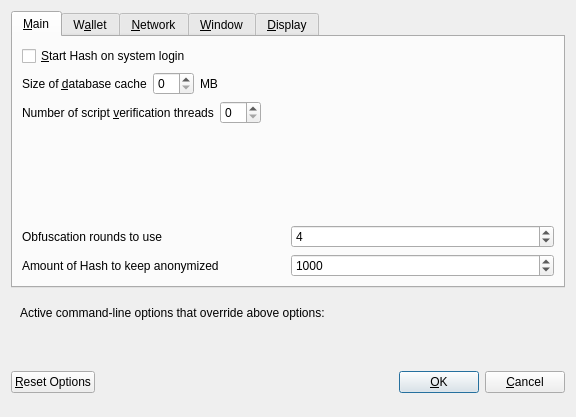
<?xml version="1.0" encoding="UTF-8"?>
<ui version="4.0">
 <class>OptionsDialog</class>
 <widget class="QDialog" name="OptionsDialog">
  <property name="geometry">
   <rect>
    <x>0</x>
    <y>0</y>
    <width>576</width>
    <height>417</height>
   </rect>
  </property>
  <property name="windowTitle">
   <string>Options</string>
  </property>
  <property name="modal">
   <bool>true</bool>
  </property>
  <layout class="QVBoxLayout" name="verticalLayout">
   <item>
    <widget class="QTabWidget" name="tabWidget">
     <property name="currentIndex">
      <number>0</number>
     </property>
     <widget class="QWidget" name="tabMain">
      <attribute name="title">
       <string>&amp;Main</string>
      </attribute>
      <layout class="QVBoxLayout" name="verticalLayout_Main">
       <item>
        <widget class="QCheckBox" name="bitcoinAtStartup">
         <property name="toolTip">
          <string>Automatically start Hash after logging in to the system.</string>
         </property>
         <property name="text">
          <string>&amp;Start Hash on system login</string>
         </property>
        </widget>
       </item>
       <item>
        <layout class="QHBoxLayout" name="horizontalLayout_2_Main">
         <item>
          <widget class="QLabel" name="databaseCacheLabel">
           <property name="text">
            <string>Size of &amp;database cache</string>
           </property>
           <property name="textFormat">
            <enum>Qt::PlainText</enum>
           </property>
           <property name="buddy">
            <cstring>databaseCache</cstring>
           </property>
          </widget>
         </item>
         <item>
          <widget class="QSpinBox" name="databaseCache"/>
         </item>
         <item>
          <widget class="QLabel" name="databaseCacheUnitLabel">
           <property name="text">
            <string>MB</string>
           </property>
           <property name="textFormat">
            <enum>Qt::PlainText</enum>
           </property>
          </widget>
         </item>
         <item>
          <spacer name="horizontalSpacer_2_Main">
           <property name="orientation">
            <enum>Qt::Horizontal</enum>
           </property>
           <property name="sizeHint" stdset="0">
            <size>
             <width>40</width>
             <height>20</height>
            </size>
           </property>
          </spacer>
         </item>
        </layout>
       </item>
       <item>
        <layout class="QHBoxLayout" name="horizontalLayout_3_Main">
         <item>
          <widget class="QLabel" name="threadsScriptVerifLabel">
           <property name="text">
            <string>Number of script &amp;verification threads</string>
           </property>
           <property name="textFormat">
            <enum>Qt::PlainText</enum>
           </property>
           <property name="buddy">
            <cstring>threadsScriptVerif</cstring>
           </property>
          </widget>
         </item>
         <item>
          <widget class="QSpinBox" name="threadsScriptVerif">
           <property name="toolTip">
            <string>(0 = auto, &lt;0 = leave that many cores free)</string>
           </property>
          </widget>
         </item>
         <item>
          <spacer name="horizontalSpacer_3_Main">
           <property name="orientation">
            <enum>Qt::Horizontal</enum>
           </property>
           <property name="sizeHint" stdset="0">
            <size>
             <width>40</width>
             <height>20</height>
            </size>
           </property>
          </spacer>
         </item>
        </layout>
       </item>
       <item>
        <spacer name="verticalSpacer_Main">
         <property name="orientation">
          <enum>Qt::Vertical</enum>
         </property>
         <property name="sizeHint" stdset="0">
          <size>
           <width>20</width>
           <height>40</height>
          </size>
         </property>
        </spacer>
       </item>
       <item>
        <layout class="QHBoxLayout" name="horizontalLayout_4_Main">
         <item>
          <widget class="QLabel" name="label">
           <property name="toolTip">
            <string>This setting determines the amount of individual masternodes that an input will be anonymized through.&lt;br/&gt;More rounds of anonymization gives a higher degree of privacy, but also costs more in fees.</string>
           </property>
           <property name="text">
            <string>Obfuscation rounds to use</string>
           </property>
          </widget>
         </item>
         <item>
          <widget class="QSpinBox" name="obfuscationRounds">
           <property name="minimum">
            <number>2</number>
           </property>
           <property name="maximum">
            <number>8</number>
           </property>
           <property name="value">
            <number>4</number>
           </property>
          </widget>
         </item>
        </layout>
       </item>
       <item>
        <layout class="QHBoxLayout" name="horizontalLayout">
         <item>
          <widget class="QLabel" name="label_2">
           <property name="toolTip">
            <string>This amount acts as a threshold to turn off Obfuscation once it's reached.</string>
           </property>
           <property name="statusTip">
            <string notr="true"/>
           </property>
           <property name="whatsThis">
            <string notr="true"/>
           </property>
           <property name="accessibleName">
            <string notr="true"/>
           </property>
           <property name="accessibleDescription">
            <string notr="true"/>
           </property>
           <property name="text">
            <string>Amount of Hash to keep anonymized</string>
           </property>
          </widget>
         </item>
         <item>
          <widget class="QSpinBox" name="anonymizeHash">
           <property name="minimum">
            <number>100</number>
           </property>
           <property name="maximum">
            <number>100000</number>
           </property>
           <property name="singleStep">
            <number>100</number>
           </property>
           <property name="value">
            <number>1000</number>
           </property>
          </widget>
         </item>
        </layout>
       </item>
      </layout>
     </widget>
     <widget class="QWidget" name="tabWallet">
      <attribute name="title">
       <string>W&amp;allet</string>
      </attribute>
      <layout class="QVBoxLayout" name="verticalLayout_Wallet">
       <item>
        <widget class="QGroupBox" name="groupBox">
         <property name="title">
          <string>Expert</string>
         </property>
         <layout class="QVBoxLayout" name="verticalLayout_2">
          <item>
           <widget class="QCheckBox" name="coinControlFeatures">
            <property name="toolTip">
             <string>Whether to show coin control features or not.</string>
            </property>
            <property name="text">
             <string>Enable coin &amp;control features</string>
            </property>
           </widget>
          </item>
          <item>
           <widget class="QCheckBox" name="showMasternodesTab">
            <property name="toolTip">
             <string>Show additional tab listing all your masternodes in first sub-tab&lt;br/&gt;and all masternodes on the network in second sub-tab.</string>
            </property>
            <property name="text">
             <string>Show Masternodes Tab</string>
            </property>
           </widget>
          </item>
          <item>
           <widget class="QCheckBox" name="spendZeroConfChange">
            <property name="toolTip">
             <string>If you disable the spending of unconfirmed change, the change from a transaction&lt;br/&gt;cannot be used until that transaction has at least one confirmation.&lt;br/&gt;This also affects how your balance is computed.</string>
            </property>
            <property name="text">
             <string>&amp;Spend unconfirmed change</string>
            </property>
           </widget>
          </item>
         </layout>
        </widget>
       </item>
       <item>
        <spacer name="verticalSpacer_Wallet">
         <property name="orientation">
          <enum>Qt::Vertical</enum>
         </property>
         <property name="sizeHint" stdset="0">
          <size>
           <width>20</width>
           <height>40</height>
          </size>
         </property>
        </spacer>
       </item>
      </layout>
     </widget>
     <widget class="QWidget" name="tabNetwork">
      <attribute name="title">
       <string>&amp;Network</string>
      </attribute>
      <layout class="QVBoxLayout" name="verticalLayout_Network">
       <item>
        <widget class="QCheckBox" name="mapPortUpnp">
         <property name="toolTip">
          <string>Automatically open the Hash client port on the router. This only works when your router supports UPnP and it is enabled.</string>
         </property>
         <property name="text">
          <string>Map port using &amp;UPnP</string>
         </property>
        </widget>
       </item>
       <item>
        <widget class="QCheckBox" name="allowIncoming">
         <property name="toolTip">
          <string>Accept connections from outside</string>
         </property>
         <property name="text">
          <string>Allow incoming connections</string>
         </property>
        </widget>
       </item>
       <item>
        <widget class="QCheckBox" name="connectSocks">
         <property name="toolTip">
          <string>Connect to the Hash network through a SOCKS5 proxy.</string>
         </property>
         <property name="text">
          <string>&amp;Connect through SOCKS5 proxy (default proxy):</string>
         </property>
        </widget>
       </item>
       <item>
        <layout class="QHBoxLayout" name="horizontalLayout_1_Network">
         <item>
          <widget class="QLabel" name="proxyIpLabel">
           <property name="text">
            <string>Proxy &amp;IP:</string>
           </property>
           <property name="textFormat">
            <enum>Qt::PlainText</enum>
           </property>
           <property name="buddy">
            <cstring>proxyIp</cstring>
           </property>
          </widget>
         </item>
         <item>
          <widget class="QValidatedLineEdit" name="proxyIp">
           <property name="minimumSize">
            <size>
             <width>140</width>
             <height>0</height>
            </size>
           </property>
           <property name="maximumSize">
            <size>
             <width>140</width>
             <height>16777215</height>
            </size>
           </property>
           <property name="toolTip">
            <string>IP address of the proxy (e.g. IPv4: 127.0.0.1 / IPv6: ::1)</string>
           </property>
          </widget>
         </item>
         <item>
          <widget class="QLabel" name="proxyPortLabel">
           <property name="text">
            <string>&amp;Port:</string>
           </property>
           <property name="textFormat">
            <enum>Qt::PlainText</enum>
           </property>
           <property name="buddy">
            <cstring>proxyPort</cstring>
           </property>
          </widget>
         </item>
         <item>
          <widget class="QLineEdit" name="proxyPort">
           <property name="minimumSize">
            <size>
             <width>55</width>
             <height>0</height>
            </size>
           </property>
           <property name="maximumSize">
            <size>
             <width>55</width>
             <height>16777215</height>
            </size>
           </property>
           <property name="toolTip">
            <string>Port of the proxy (e.g. 9050)</string>
           </property>
          </widget>
         </item>
         <item>
          <spacer name="horizontalSpacer_1_Network">
           <property name="orientation">
            <enum>Qt::Horizontal</enum>
           </property>
           <property name="sizeHint" stdset="0">
            <size>
             <width>40</width>
             <height>20</height>
            </size>
           </property>
          </spacer>
         </item>
        </layout>
       </item>
       <item>
        <spacer name="verticalSpacer_Network">
         <property name="orientation">
          <enum>Qt::Vertical</enum>
         </property>
         <property name="sizeHint" stdset="0">
          <size>
           <width>20</width>
           <height>40</height>
          </size>
         </property>
        </spacer>
       </item>
      </layout>
     </widget>
     <widget class="QWidget" name="tabWindow">
      <attribute name="title">
       <string>&amp;Window</string>
      </attribute>
      <layout class="QVBoxLayout" name="verticalLayout_Window">
       <item>
        <widget class="QCheckBox" name="minimizeToTray">
         <property name="toolTip">
          <string>Show only a tray icon after minimizing the window.</string>
         </property>
         <property name="text">
          <string>&amp;Minimize to the tray instead of the taskbar</string>
         </property>
        </widget>
       </item>
       <item>
        <widget class="QCheckBox" name="minimizeOnClose">
         <property name="toolTip">
          <string>Minimize instead of exit the application when the window is closed. When this option is enabled, the application will be closed only after selecting Quit in the menu.</string>
         </property>
         <property name="text">
          <string>M&amp;inimize on close</string>
         </property>
        </widget>
       </item>
       <item>
        <spacer name="verticalSpacer_Window">
         <property name="orientation">
          <enum>Qt::Vertical</enum>
         </property>
         <property name="sizeHint" stdset="0">
          <size>
           <width>20</width>
           <height>40</height>
          </size>
         </property>
        </spacer>
       </item>
      </layout>
     </widget>
     <widget class="QWidget" name="tabDisplay">
      <attribute name="title">
       <string>&amp;Display</string>
      </attribute>
      <layout class="QVBoxLayout" name="verticalLayout_Display">
       <item>
        <layout class="QHBoxLayout" name="horizontalLayout_1_Display">
         <item>
          <widget class="QLabel" name="langLabel">
           <property name="text">
            <string>User Interface &amp;language:</string>
           </property>
           <property name="textFormat">
            <enum>Qt::PlainText</enum>
           </property>
           <property name="buddy">
            <cstring>lang</cstring>
           </property>
          </widget>
         </item>
         <item>
          <widget class="QValueComboBox" name="lang">
           <property name="toolTip">
            <string>The user interface language can be set here. This setting will take effect after restarting Hash.</string>
           </property>
          </widget>
         </item>
        </layout>
       </item>
       <item>
        <widget class="QLabel" name="label_3">
         <property name="toolTip">
          <string notr="true"/>
         </property>
         <property name="statusTip">
          <string notr="true"/>
         </property>
         <property name="whatsThis">
          <string notr="true"/>
         </property>
         <property name="accessibleName">
          <string notr="true"/>
         </property>
         <property name="text">
          <string>Language missing or translation incomplete? Help contributing translations here:
https://www.transifex.com/hash-project/hash-project-translations</string>
         </property>
         <property name="wordWrap">
          <bool>true</bool>
         </property>
         <property name="openExternalLinks">
          <bool>true</bool>
         </property>
         <property name="textInteractionFlags">
          <set>Qt::TextBrowserInteraction</set>
         </property>
        </widget>
       </item>
       <item>
        <layout class="QHBoxLayout" name="horizontalLayout_4_Display" stretch="0,0">
         <item>
          <widget class="QLabel" name="themeLabel">
           <property name="text">
            <string>User Interface Theme:</string>
           </property>
          </widget>
         </item>
         <item>
          <widget class="QValueComboBox" name="theme"/>
         </item>
        </layout>
       </item>
       <item>
        <widget class="Line" name="line">
         <property name="orientation">
          <enum>Qt::Horizontal</enum>
         </property>
        </widget>
       </item>
       <item>
        <layout class="QHBoxLayout" name="horizontalLayout_2_Display">
         <item>
          <widget class="QLabel" name="unitLabel">
           <property name="text">
            <string>&amp;Unit to show amounts in:</string>
           </property>
           <property name="textFormat">
            <enum>Qt::PlainText</enum>
           </property>
           <property name="buddy">
            <cstring>unit</cstring>
           </property>
          </widget>
         </item>
         <item>
          <widget class="QValueComboBox" name="unit">
           <property name="toolTip">
            <string>Choose the default subdivision unit to show in the interface and when sending coins.</string>
           </property>
          </widget>
         </item>
        </layout>
       </item>
       <item>
        <layout class="QHBoxLayout" name="horizontalLayout_5_Display">
         <item>
          <widget class="QLabel" name="digitsLabel">
           <property name="text">
            <string>Decimal digits</string>
           </property>
          </widget>
         </item>
         <item>
          <widget class="QValueComboBox" name="digits"/>
         </item>
        </layout>
       </item>
       <item>
        <layout class="QHBoxLayout" name="horizontalLayout_3_Display">
         <item>
          <widget class="QLabel" name="thirdPartyTxUrlsLabel">
           <property name="toolTip">
            <string>Third party URLs (e.g. a block explorer) that appear in the transactions tab as context menu items. %s in the URL is replaced by transaction hash. Multiple URLs are separated by vertical bar |.</string>
           </property>
           <property name="text">
            <string>Third party transaction URLs</string>
           </property>
           <property name="buddy">
            <cstring>thirdPartyTxUrls</cstring>
           </property>
          </widget>
         </item>
         <item>
          <widget class="QLineEdit" name="thirdPartyTxUrls">
           <property name="toolTip">
            <string>Third party URLs (e.g. a block explorer) that appear in the transactions tab as context menu items. %s in the URL is replaced by transaction hash. Multiple URLs are separated by vertical bar |.</string>
           </property>
          </widget>
         </item>
        </layout>
       </item>
       <item>
        <spacer name="verticalSpacer">
         <property name="orientation">
          <enum>Qt::Vertical</enum>
         </property>
         <property name="sizeHint" stdset="0">
          <size>
           <width>20</width>
           <height>40</height>
          </size>
         </property>
        </spacer>
       </item>
      </layout>
     </widget>
    </widget>
   </item>
   <item>
    <widget class="QFrame" name="frame">
     <layout class="QVBoxLayout" name="verticalLayout_Bottom">
      <item>
       <layout class="QHBoxLayout" name="horizontalLayout_Bottom">
        <item>
         <widget class="QLabel" name="overriddenByCommandLineInfoLabel">
          <property name="text">
           <string>Active command-line options that override above options:</string>
          </property>
          <property name="textFormat">
           <enum>Qt::PlainText</enum>
          </property>
         </widget>
        </item>
        <item>
         <spacer name="horizontalSpacer_Bottom">
          <property name="orientation">
           <enum>Qt::Horizontal</enum>
          </property>
          <property name="sizeHint" stdset="0">
           <size>
            <width>40</width>
            <height>20</height>
           </size>
          </property>
         </spacer>
        </item>
       </layout>
      </item>
      <item>
       <widget class="QLabel" name="overriddenByCommandLineLabel">
        <property name="text">
         <string/>
        </property>
        <property name="textFormat">
         <enum>Qt::PlainText</enum>
        </property>
        <property name="wordWrap">
         <bool>true</bool>
        </property>
       </widget>
      </item>
     </layout>
    </widget>
   </item>
   <item>
    <layout class="QHBoxLayout" name="horizontalLayout_Buttons">
     <item>
      <widget class="QPushButton" name="resetButton">
       <property name="toolTip">
        <string>Reset all client options to default.</string>
       </property>
       <property name="text">
        <string>&amp;Reset Options</string>
       </property>
       <property name="autoDefault">
        <bool>false</bool>
       </property>
      </widget>
     </item>
     <item>
      <spacer name="horizontalSpacer_1">
       <property name="orientation">
        <enum>Qt::Horizontal</enum>
       </property>
       <property name="sizeHint" stdset="0">
        <size>
         <width>40</width>
         <height>48</height>
        </size>
       </property>
      </spacer>
     </item>
     <item>
      <widget class="QLabel" name="statusLabel">
       <property name="minimumSize">
        <size>
         <width>200</width>
         <height>0</height>
        </size>
       </property>
       <property name="font">
        <font>
         <weight>75</weight>
         <bold>true</bold>
        </font>
       </property>
       <property name="text">
        <string/>
       </property>
       <property name="textFormat">
        <enum>Qt::PlainText</enum>
       </property>
       <property name="wordWrap">
        <bool>true</bool>
       </property>
      </widget>
     </item>
     <item>
      <spacer name="horizontalSpacer_2">
       <property name="orientation">
        <enum>Qt::Horizontal</enum>
       </property>
       <property name="sizeHint" stdset="0">
        <size>
         <width>40</width>
         <height>48</height>
        </size>
       </property>
      </spacer>
     </item>
     <item>
      <widget class="QPushButton" name="okButton">
       <property name="text">
        <string>&amp;OK</string>
       </property>
       <property name="autoDefault">
        <bool>false</bool>
       </property>
       <property name="default">
        <bool>true</bool>
       </property>
      </widget>
     </item>
     <item>
      <widget class="QPushButton" name="cancelButton">
       <property name="text">
        <string>&amp;Cancel</string>
       </property>
       <property name="autoDefault">
        <bool>false</bool>
       </property>
      </widget>
     </item>
    </layout>
   </item>
  </layout>
 </widget>
 <customwidgets>
  <customwidget>
   <class>QValidatedLineEdit</class>
   <extends>QLineEdit</extends>
   <header>qvalidatedlineedit.h</header>
  </customwidget>
  <customwidget>
   <class>QValueComboBox</class>
   <extends>QComboBox</extends>
   <header>qvaluecombobox.h</header>
  </customwidget>
 </customwidgets>
 <resources/>
 <connections/>
</ui>
